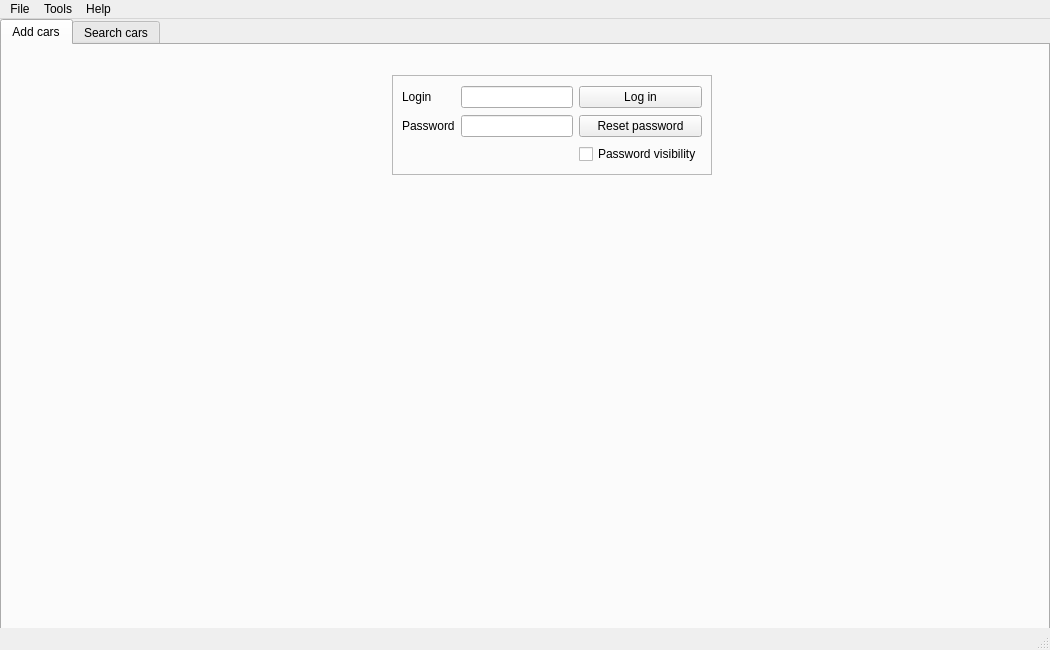
<?xml version="1.0" encoding="UTF-8"?>
<ui version="4.0">
 <class>MainWindow</class>
 <widget class="QMainWindow" name="MainWindow">
  <property name="geometry">
   <rect>
    <x>0</x>
    <y>0</y>
    <width>1050</width>
    <height>650</height>
   </rect>
  </property>
  <property name="sizePolicy">
   <sizepolicy hsizetype="Expanding" vsizetype="Expanding">
    <horstretch>0</horstretch>
    <verstretch>0</verstretch>
   </sizepolicy>
  </property>
  <property name="windowTitle">
   <string>MainWindow</string>
  </property>
  <widget class="QWidget" name="centralwidget">
   <widget class="QTabWidget" name="tabWidget">
    <property name="enabled">
     <bool>true</bool>
    </property>
    <property name="geometry">
     <rect>
      <x>0</x>
      <y>0</y>
      <width>1050</width>
      <height>650</height>
     </rect>
    </property>
    <property name="minimumSize">
     <size>
      <width>1050</width>
      <height>650</height>
     </size>
    </property>
    <property name="currentIndex">
     <number>0</number>
    </property>
    <widget class="QWidget" name="tab">
     <attribute name="title">
      <string>Add cars</string>
     </attribute>
     <widget class="QFrame" name="frame">
      <property name="geometry">
       <rect>
        <x>390</x>
        <y>30</y>
        <width>320</width>
        <height>100</height>
       </rect>
      </property>
      <property name="frameShape">
       <enum>QFrame::StyledPanel</enum>
      </property>
      <property name="frameShadow">
       <enum>QFrame::Raised</enum>
      </property>
      <layout class="QGridLayout" name="gridLayout_3">
       <item row="0" column="0">
        <widget class="QLabel" name="label_7">
         <property name="text">
          <string>Login</string>
         </property>
        </widget>
       </item>
       <item row="0" column="1">
        <widget class="QLineEdit" name="lineEdit"/>
       </item>
       <item row="0" column="2">
        <widget class="QPushButton" name="login_button">
         <property name="text">
          <string>Log in</string>
         </property>
        </widget>
       </item>
       <item row="1" column="0">
        <widget class="QLabel" name="label_8">
         <property name="text">
          <string>Password</string>
         </property>
        </widget>
       </item>
       <item row="1" column="1">
        <widget class="QLineEdit" name="lineEdit_2">
         <property name="echoMode">
          <enum>QLineEdit::Password</enum>
         </property>
        </widget>
       </item>
       <item row="1" column="2">
        <widget class="QPushButton" name="reset_button">
         <property name="text">
          <string>Reset password</string>
         </property>
        </widget>
       </item>
       <item row="2" column="2">
        <widget class="QCheckBox" name="checkBox_3">
         <property name="text">
          <string>Password visibility</string>
         </property>
        </widget>
       </item>
      </layout>
     </widget>
    </widget>
    <widget class="QWidget" name="Searchcars">
     <attribute name="title">
      <string>Search cars</string>
     </attribute>
     <widget class="QWidget" name="widget" native="true">
      <property name="geometry">
       <rect>
        <x>20</x>
        <y>30</y>
        <width>197</width>
        <height>162</height>
       </rect>
      </property>
      <layout class="QGridLayout" name="gridLayout">
       <item row="0" column="0">
        <widget class="QLabel" name="label">
         <property name="text">
          <string>Category</string>
         </property>
        </widget>
       </item>
       <item row="0" column="1">
        <widget class="QComboBox" name="comboBox">
         <property name="minimumSize">
          <size>
           <width>120</width>
           <height>0</height>
          </size>
         </property>
         <item>
          <property name="text">
           <string/>
          </property>
         </item>
         <item>
          <property name="text">
           <string>Cars</string>
          </property>
         </item>
         <item>
          <property name="text">
           <string>Motorbikes</string>
          </property>
         </item>
        </widget>
       </item>
       <item row="1" column="0">
        <widget class="QLabel" name="label_3">
         <property name="text">
          <string>Mark</string>
         </property>
        </widget>
       </item>
       <item row="1" column="1">
        <widget class="QComboBox" name="comboBox_2">
         <property name="minimumSize">
          <size>
           <width>120</width>
           <height>0</height>
          </size>
         </property>
         <item>
          <property name="text">
           <string/>
          </property>
         </item>
        </widget>
       </item>
       <item row="2" column="0">
        <widget class="QLabel" name="label_4">
         <property name="text">
          <string>Model</string>
         </property>
        </widget>
       </item>
       <item row="2" column="1">
        <widget class="QComboBox" name="comboBox_3">
         <property name="minimumSize">
          <size>
           <width>120</width>
           <height>0</height>
          </size>
         </property>
         <item>
          <property name="text">
           <string/>
          </property>
         </item>
        </widget>
       </item>
       <item row="3" column="0">
        <widget class="QLabel" name="label_5">
         <property name="text">
          <string>Bodywork</string>
         </property>
        </widget>
       </item>
       <item row="3" column="1">
        <widget class="QComboBox" name="comboBox_4">
         <property name="minimumSize">
          <size>
           <width>120</width>
           <height>0</height>
          </size>
         </property>
         <item>
          <property name="text">
           <string/>
          </property>
         </item>
        </widget>
       </item>
       <item row="4" column="0">
        <widget class="QLabel" name="label_2">
         <property name="text">
          <string>Colour</string>
         </property>
        </widget>
       </item>
       <item row="4" column="1">
        <widget class="QComboBox" name="comboBox_5">
         <property name="minimumSize">
          <size>
           <width>120</width>
           <height>0</height>
          </size>
         </property>
         <item>
          <property name="text">
           <string/>
          </property>
         </item>
        </widget>
       </item>
      </layout>
     </widget>
     <widget class="QPushButton" name="search_button">
      <property name="geometry">
       <rect>
        <x>640</x>
        <y>60</y>
        <width>91</width>
        <height>41</height>
       </rect>
      </property>
      <property name="text">
       <string>SEARCH</string>
      </property>
     </widget>
     <widget class="QWidget" name="widget_2" native="true">
      <property name="geometry">
       <rect>
        <x>280</x>
        <y>40</y>
        <width>287</width>
        <height>133</height>
       </rect>
      </property>
      <layout class="QGridLayout" name="gridLayout_2">
       <item row="1" column="2">
        <widget class="QLabel" name="label_16">
         <property name="text">
          <string>+/-</string>
         </property>
        </widget>
       </item>
       <item row="0" column="0">
        <widget class="QLabel" name="label_6">
         <property name="text">
          <string>Mileage</string>
         </property>
        </widget>
       </item>
       <item row="0" column="2">
        <widget class="QLabel" name="label_15">
         <property name="text">
          <string>+/-</string>
         </property>
        </widget>
       </item>
       <item row="1" column="0">
        <widget class="QLabel" name="label_13">
         <property name="text">
          <string>Engine capacity</string>
         </property>
        </widget>
       </item>
       <item row="0" column="1">
        <widget class="QSpinBox" name="spinBox_3">
         <property name="maximum">
          <number>20000000</number>
         </property>
         <property name="singleStep">
          <number>20000</number>
         </property>
        </widget>
       </item>
       <item row="1" column="1">
        <widget class="QDoubleSpinBox" name="doubleSpinBox_2">
         <property name="decimals">
          <number>1</number>
         </property>
         <property name="minimum">
          <double>0.000000000000000</double>
         </property>
         <property name="singleStep">
          <double>0.200000000000000</double>
         </property>
         <property name="value">
          <double>0.000000000000000</double>
         </property>
        </widget>
       </item>
       <item row="2" column="2">
        <widget class="QLabel" name="label_17">
         <property name="text">
          <string>+/-</string>
         </property>
        </widget>
       </item>
       <item row="0" column="3">
        <widget class="QSpinBox" name="spinBox">
         <property name="maximum">
          <number>20000000</number>
         </property>
         <property name="singleStep">
          <number>1500</number>
         </property>
        </widget>
       </item>
       <item row="2" column="0">
        <widget class="QLabel" name="label_14">
         <property name="text">
          <string>Horse power</string>
         </property>
        </widget>
       </item>
       <item row="1" column="3">
        <widget class="QDoubleSpinBox" name="doubleSpinBox">
         <property name="decimals">
          <number>1</number>
         </property>
         <property name="minimum">
          <double>0.000000000000000</double>
         </property>
         <property name="singleStep">
          <double>0.100000000000000</double>
         </property>
         <property name="value">
          <double>0.000000000000000</double>
         </property>
        </widget>
       </item>
       <item row="3" column="0" colspan="2">
        <widget class="QCheckBox" name="checkBox">
         <property name="text">
          <string>Air conditioning</string>
         </property>
         <property name="checked">
          <bool>false</bool>
         </property>
         <property name="tristate">
          <bool>true</bool>
         </property>
        </widget>
       </item>
       <item row="3" column="3">
        <widget class="QCheckBox" name="checkBox_2">
         <property name="text">
          <string>GPS</string>
         </property>
         <property name="tristate">
          <bool>false</bool>
         </property>
        </widget>
       </item>
       <item row="2" column="3">
        <widget class="QSpinBox" name="spinBox_2">
         <property name="maximum">
          <number>1000</number>
         </property>
         <property name="singleStep">
          <number>10</number>
         </property>
        </widget>
       </item>
       <item row="2" column="1">
        <widget class="QSpinBox" name="spinBox_5">
         <property name="maximum">
          <number>1000</number>
         </property>
         <property name="singleStep">
          <number>25</number>
         </property>
        </widget>
       </item>
      </layout>
     </widget>
     <widget class="QPushButton" name="remove_button">
      <property name="geometry">
       <rect>
        <x>640</x>
        <y>120</y>
        <width>91</width>
        <height>24</height>
       </rect>
      </property>
      <property name="text">
       <string>Remove filters</string>
      </property>
     </widget>
     <widget class="QTableWidget" name="tableWidget">
      <property name="geometry">
       <rect>
        <x>0</x>
        <y>250</y>
        <width>1050</width>
        <height>331</height>
       </rect>
      </property>
      <property name="dragDropOverwriteMode">
       <bool>true</bool>
      </property>
     </widget>
    </widget>
   </widget>
  </widget>
  <widget class="QMenuBar" name="menubar">
   <property name="geometry">
    <rect>
     <x>0</x>
     <y>0</y>
     <width>1050</width>
     <height>21</height>
    </rect>
   </property>
   <widget class="QMenu" name="menuFile">
    <property name="title">
     <string>File</string>
    </property>
   </widget>
   <widget class="QMenu" name="menuTools">
    <property name="title">
     <string>Tools</string>
    </property>
   </widget>
   <widget class="QMenu" name="menuHelp">
    <property name="title">
     <string>Help</string>
    </property>
   </widget>
   <addaction name="menuFile"/>
   <addaction name="menuTools"/>
   <addaction name="menuHelp"/>
  </widget>
  <widget class="QStatusBar" name="statusbar"/>
 </widget>
 <resources/>
 <connections/>
</ui>
